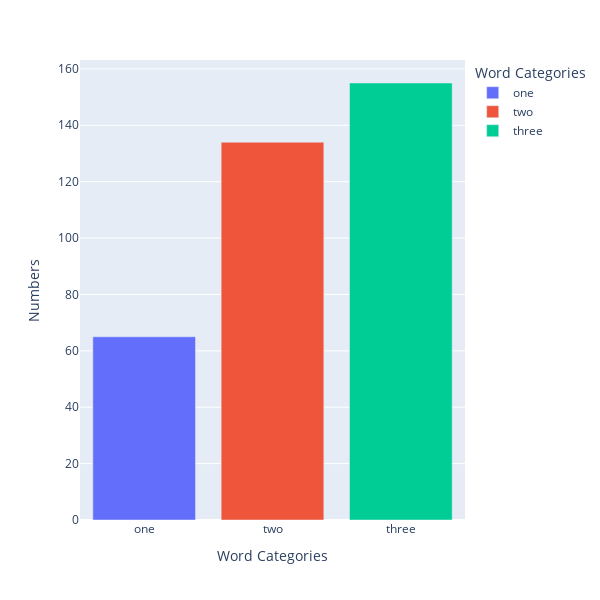

Write notebook code for a chart like this one.
### Code cell
fig = px.bar(dfk, x="Word Categories", y="Numbers", color="Word Categories",width=600,height=600)
fig.show()

### Figure 1 — Plotly figure (JSON) as saved in the notebook; plotly's stock layout.template omitted (floating-point values rounded to 4 significant figures)
{"data": [{"alignmentgroup": "True", "hovertemplate": "Word Categories=%{x}<br>Numbers=%{y}<extra></extra>", "legendgroup": "one", "marker": {"color": "#636efa", "pattern": {"shape": ""}}, "name": "one", "offsetgroup": "one", "orientation": "v", "showlegend": true, "textposition": "auto", "type": "bar", "x": ["one"], "xaxis": "x", "y": [65], "yaxis": "y"}, {"alignmentgroup": "True", "hovertemplate": "Word Categories=%{x}<br>Numbers=%{y}<extra></extra>", "legendgroup": "two", "marker": {"color": "#EF553B", "pattern": {"shape": ""}}, "name": "two", "offsetgroup": "two", "orientation": "v", "showlegend": true, "textposition": "auto", "type": "bar", "x": ["two"], "xaxis": "x", "y": [134], "yaxis": "y"}, {"alignmentgroup": "True", "hovertemplate": "Word Categories=%{x}<br>Numbers=%{y}<extra></extra>", "legendgroup": "three", "marker": {"color": "#00cc96", "pattern": {"shape": ""}}, "name": "three", "offsetgroup": "three", "orientation": "v", "showlegend": true, "textposition": "auto", "type": "bar", "x": ["three"], "xaxis": "x", "y": [155], "yaxis": "y"}], "layout": {"barmode": "relative", "height": 600, "legend": {"title": {"text": "Word Categories"}, "tracegroupgap": 0}, "margin": {"t": 60}, "width": 600, "xaxis": {"anchor": "y", "categoryarray": ["one", "two", "three", null], "categoryorder": "array", "domain": [0, 1], "title": {"text": "Word Categories"}}, "yaxis": {"anchor": "x", "domain": [0, 1], "title": {"text": "Numbers"}}}}
